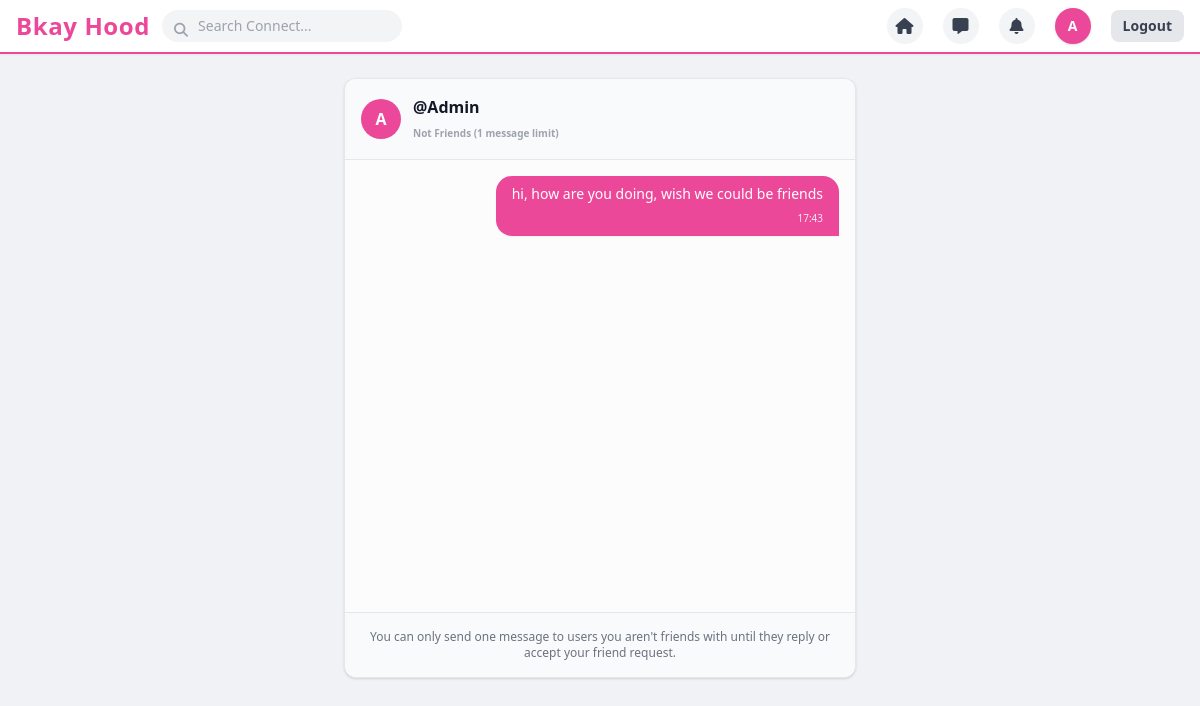
The app's page /chat/Admin/ (signed in) with its own data.
### accounts/models.py (models this page shows, shortened)
class Message(models.Model):
    sender = models.ForeignKey(User, on_delete=models.CASCADE, related_name='sent_messages')
    receiver = models.ForeignKey(User, on_delete=models.CASCADE, related_name='received_messages')
    content = models.TextField()
    timestamp = models.DateTimeField(auto_now_add=True)
    is_read = models.BooleanField(default=False)
    is_deleted_by_sender = models.BooleanField(default=False)
    is_deleted_by_receiver = models.BooleanField(default=False)
    class Meta:
        ordering = ['timestamp']

### accounts/views.py (the view, shortened to what this page needs)
# urls.py: path('chat/<str:username>/', views.chat_view, name='chat'),
@login_required
def chat_view(request, username):
    other_user = get_object_or_404(User, username=username)
    is_blocked = Block.objects.filter(
        Q(blocker=request.user, blocked=other_user) | Q(blocker=other_user, blocked=request.user)
    ).exists()
    if is_blocked:
        return redirect('inbox')
    Message.objects.filter(sender=other_user, receiver=request.user, is_read=False).update(is_read=True)
    user_follows = Follow.objects.filter(follower=request.user, following=other_user).exists()
    other_follows = Follow.objects.filter(follower=other_user, following=request.user).exists()
    is_friend = user_follows and other_follows
    chat_messages = Message.objects.filter(
        (Q(sender=request.user) & Q(receiver=other_user) & Q(is_deleted_by_sender=False)) |
        (Q(sender=other_user) & Q(receiver=request.user) & Q(is_deleted_by_receiver=False))
    ).order_by('timestamp')
    can_send = True
    if not is_friend:
        sent_count = Message.objects.filter(sender=request.user, receiver=other_user).count()
        if sent_count >= 1:
            can_send = False
    context = {
        'other_user': other_user,
        'chat_messages': chat_messages,
        'can_send': can_send,
        'is_friend': is_friend
    }
    return render(request, 'accounts/chat.html', context)

### accounts/context_processors.py (called while the page is built)
def unread_counts(request):
    if request.user.is_authenticated:
        unread_notifications = Notification.objects.filter(recipient=request.user, is_read=False).count()
        unread_messages = Message.objects.filter(receiver=request.user, is_read=False).count()
        return {
            'unread_notifications_count': unread_notifications,
            'unread_messages_count': unread_messages,
        }
    return {
        'unread_notifications_count': 0,
        'unread_messages_count': 0,
    }

### accounts/templates/accounts/chat.html
{% extends 'accounts/base.html' %}
{% block content %}
<div class="bg-white rounded-xl shadow border max-w-lg mx-auto flex flex-col h-[75vh]">
  <div class="p-4 border-b flex items-center space-x-3 bg-gray-50 rounded-t-xl">
    <div class="w-10 h-10 rounded-full bg-brandPink text-white font-bold flex items-center justify-center">
      {{ other_user.username|slice:":1"|upper }}
    </div>
    <div>
      <h3 class="font-bold text-gray-900">@{{ other_user.username }}</h3>
      {% if is_friend %}
        <span class="text-[10px] text-green-600 font-semibold">Friends</span>
      {% else %}
        <span class="text-[10px] text-gray-400 font-semibold">Not Friends (1 message limit)</span>
      {% endif %}
    </div>
  </div>
  <div class="flex-1 p-4 overflow-y-auto space-y-3 bg-gray-50/50">
    {% for msg in chat_messages %}
      <div class="flex {% if msg.sender == request.user %}justify-end{% else %}justify-start{% endif %}">
        <div class="max-w-[75%] px-4 py-2 rounded-2xl text-sm shadow-sm {% if msg.sender == request.user %}bg-brandPink text-white rounded-br-none{% else %}bg-white text-gray-800 border rounded-bl-none{% endif %}">
          <p>{{ msg.content }}</p>
          <span class="block text-[10px] mt-1 text-right {% if msg.sender == request.user %}text-pink-100{% else %}text-gray-400{% endif %}">{{ msg.timestamp|time:"H:i" }}</span>
        </div>
      </div>
    {% empty %}
      <p class="text-center text-gray-400 text-sm mt-10">Say hello to @{{ other_user.username }}! 👋</p>
    {% endfor %}
  </div>
  {% if can_send %}
    <form method="POST" class="p-3 border-t bg-white rounded-b-xl flex gap-2">
      {% csrf_token %}
      <input type="text" name="content" placeholder="Type a message..." class="w-full bg-gray-100 rounded-full px-4 py-2 text-sm focus:outline-none focus:ring-2 focus:ring-brandPink border" required>
      <button type="submit" class="bg-brandPink text-white px-5 py-2 rounded-full font-bold text-sm hover:bg-opacity-90">Send</button>
    </form>
  {% else %}
    <div class="p-4 border-t bg-gray-50 rounded-b-xl text-center">
      <p class="text-xs text-gray-500">You can only send one message to users you aren't friends with until they reply or accept your friend request.</p>
    </div>
  {% endif %}
</div>
{% endblock %}

### accounts/templates/accounts/base.html (shortened to what this page needs)
{% load static %}
<!DOCTYPE html>
<html lang="en">
<head>
  <script src="https://cdn.tailwindcss.com"></script>
  <link rel="stylesheet" href="https://cdnjs.cloudflare.com/ajax/libs/font-awesome/6.4.0/css/all.min.css">
</head>
<body class="bg-fbBg font-sans text-gray-900 min-h-screen flex flex-col">
  <nav class="bg-white border-b-2 border-brandPink sticky top-0 z-50 shadow-sm px-4 py-2 flex justify-between items-center">
    <div class="flex items-center space-x-3">
      <a href="{% url 'home' %}" class="text-2xl font-extrabold text-brandPink tracking-wide">Bkay Hood</a>
      <form method="GET" action="{% url 'search' %}" class="relative hidden sm:block">
        <input type="text" name="q" placeholder="Search Connect..." class="bg-gray-100 rounded-full pl-9 pr-4 py-1.5 text-sm focus:outline-none focus:ring-2 focus:ring-fbBlue w-60">
        <button type="submit" class="absolute left-3 top-2.5 text-gray-400 text-sm bg-transparent border-none cursor-pointer">
          <i class="fa-solid fa-magnifying-glass"></i>
        </button>
      </form>
    </div>
    {% if user.is_authenticated %}
    <div class="flex items-center space-x-5">
      <a href="{% url 'home' %}" class="w-9 h-9 rounded-full bg-gray-100 hover:bg-gray-200 flex items-center justify-center text-gray-700 transition" title="Home"><i class="fa-solid fa-house"></i></a>
      <a href="{% url 'inbox' %}" class="relative w-9 h-9 rounded-full bg-gray-100 hover:bg-gray-200 flex items-center justify-center text-gray-700 transition" title="Messages">
        <i class="fa-solid fa-message"></i>
      </a>
      <a href="{% url 'notifications' %}" class="relative w-9 h-9 rounded-full bg-gray-100 hover:bg-gray-200 flex items-center justify-center text-gray-700 transition" title="Notifications">
        <i class="fa-solid fa-bell"></i>
      </a>
      <a href="{% url 'profile' user.username %}" class="w-9 h-9 rounded-full bg-brandPink text-white font-bold flex items-center justify-center text-sm shadow overflow-hidden" title="Profile">
        {% if user.profile.avatar and user.profile.avatar.name != 'avatars/default.png' %}
            <img src="{{ user.profile.avatar.url }}" class="w-full h-full object-cover">
        {% else %}
            {{ user.username|slice:":1"|upper }}
        {% endif %}
      </a>
      <a href="{% url 'logout' %}" class="bg-gray-200 hover:bg-gray-300 text-gray-700 px-3 py-1.5 rounded-lg text-sm font-semibold transition">Logout</a>
    </div>
    {% endif %}
  </nav>
  <main class="max-w-2xl mx-auto w-full mt-6 px-4 flex-grow">
    {% block content %}{% endblock %}
  </main>
</body>
</html>

### records on screen
Message: content "hi, how are you doing, wish we could be friends", timestamp "17:43"

### other values on screen
{{ user.username|slice:":1"|upper }} "A"
{{ other_user.username|slice:":1"|upper }} "A"
{{ other_user.username }} "Admin"
